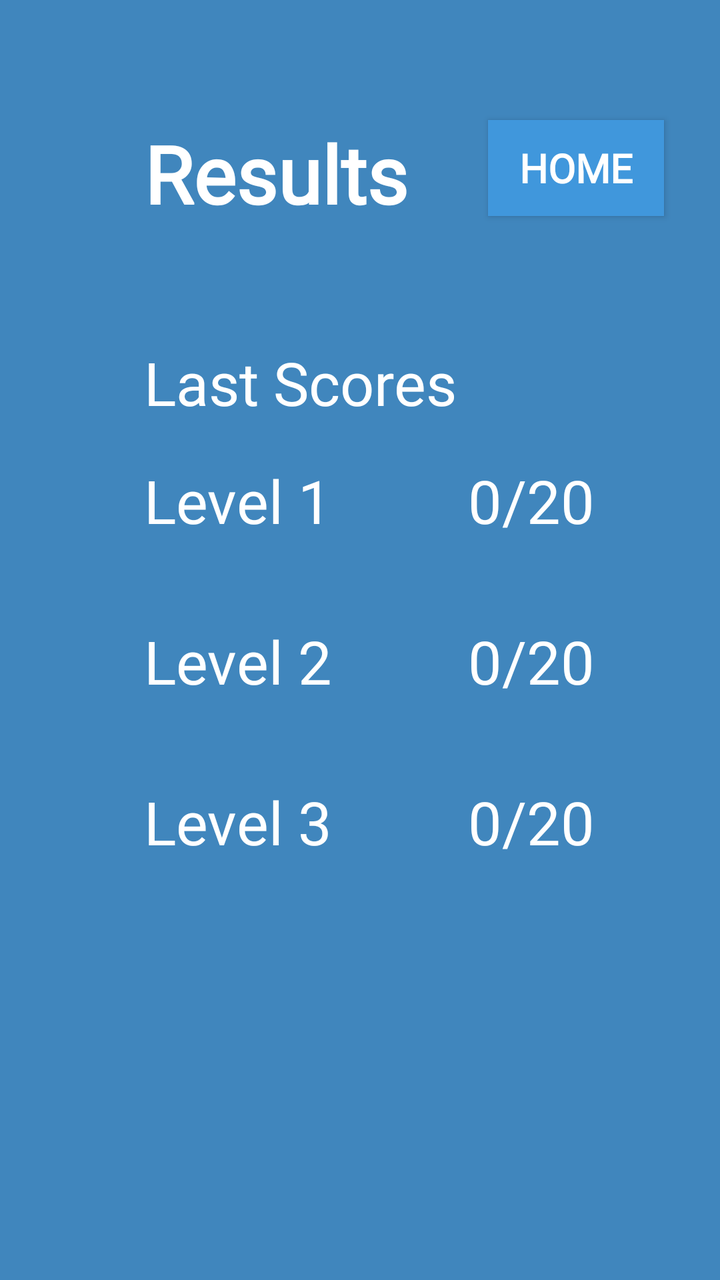
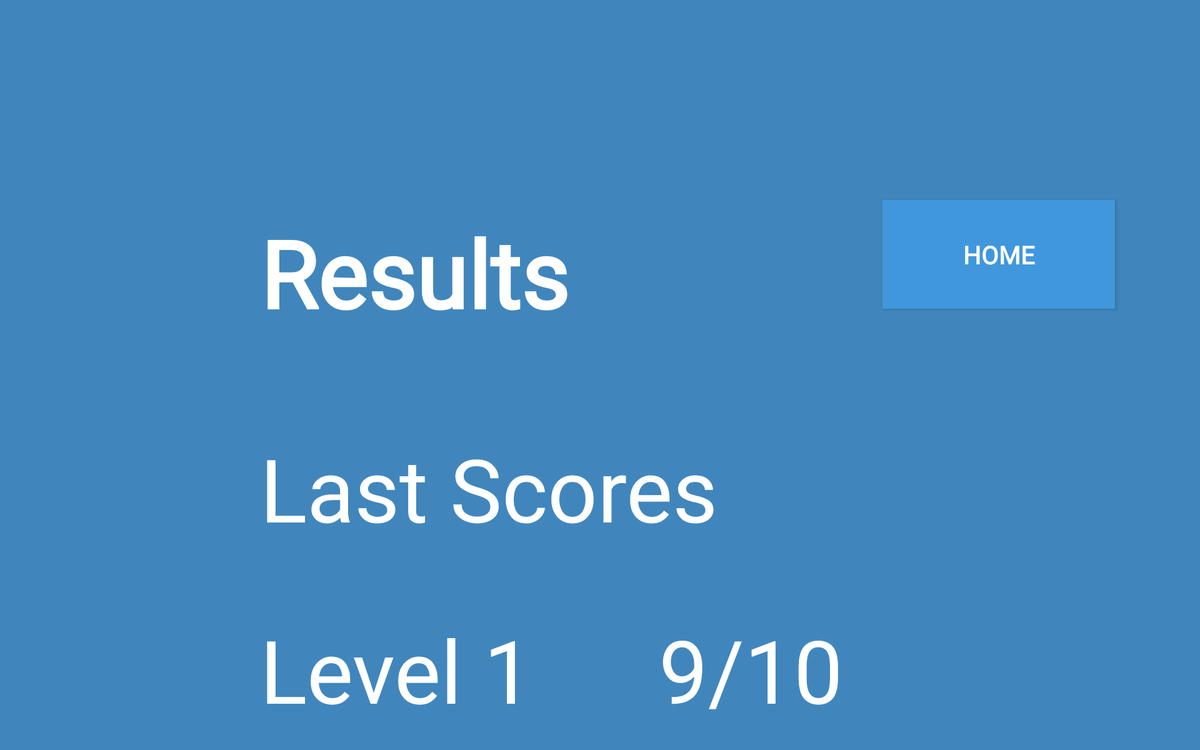

Compare how this app lays out the same screen by default and in its alternative resource folder. The renders come first, then the two layout files and the values they reference.
<!-- AndroidManifest.xml: application theme AppTheme -->
<!-- res/layout/activity_achievement_screen.xml -->
<?xml version="1.0" encoding="utf-8"?>
<androidx.constraintlayout.widget.ConstraintLayout xmlns:android="http://schemas.android.com/apk/res/android"
    xmlns:app="http://schemas.android.com/apk/res-auto"
    xmlns:tools="http://schemas.android.com/tools"
    android:layout_width="match_parent"
    android:layout_height="match_parent"
    android:background="@color/blue"
    tools:context=".AchievementScreen">

    <TextView
        android:id="@+id/p3"
        android:layout_width="wrap_content"
        android:layout_height="wrap_content"
        android:fontFamily="@font/comfortaa"
        android:textColor="#FFFFFF"
        android:textSize="30sp"
        app:layout_constraintStart_toStartOf="@+id/p1"
        app:layout_constraintTop_toTopOf="@+id/g3"
        tools:text="0/20" />

    <TextView
        android:id="@+id/Results"
        android:layout_width="191dp"
        android:layout_height="71dp"
        android:layout_marginStart="72dp"
        android:layout_marginTop="60dp"
        android:fontFamily="@font/comfortaa"
        android:text="Results"
        android:textAppearance="@style/TextAppearance.AppCompat.Body1"
        android:textColor="#FFFFFF"
        android:textSize="40sp"
        android:textStyle="bold"
        app:layout_constraintStart_toStartOf="parent"
        app:layout_constraintTop_toTopOf="parent" />

    <TextView
        android:id="@+id/points"
        android:layout_width="189dp"
        android:layout_height="39dp"
        android:layout_marginTop="40dp"
        android:fontFamily="@font/comfortaa"
        android:text="Last Scores"
        android:textAppearance="@style/TextAppearance.AppCompat.Body2"
        android:textColor="#FFFFFF"
        android:textSize="30sp"
        app:layout_constraintStart_toStartOf="@+id/Results"
        app:layout_constraintTop_toBottomOf="@+id/Results" />

    <TextView
        android:id="@+id/g1"
        android:layout_width="wrap_content"
        android:layout_height="wrap_content"
        android:layout_marginTop="20dp"
        android:fontFamily="@font/comfortaa"
        android:text="Level 1"
        android:textColor="#FFFFFF"
        android:textSize="30sp"
        app:layout_constraintStart_toStartOf="@+id/points"
        app:layout_constraintTop_toBottomOf="@+id/points" />

    <TextView
        android:id="@+id/g2"
        android:layout_width="wrap_content"
        android:layout_height="wrap_content"
        android:layout_marginTop="40dp"
        android:fontFamily="@font/comfortaa"
        android:text="Level 2"
        android:textColor="#FFFFFF"
        android:textSize="30sp"
        app:layout_constraintStart_toStartOf="@+id/points"
        app:layout_constraintTop_toBottomOf="@+id/g1" />

    <TextView
        android:id="@+id/g3"
        android:layout_width="wrap_content"
        android:layout_height="wrap_content"
        android:layout_marginTop="40dp"
        android:fontFamily="@font/comfortaa"
        android:text="Level 3"
        android:textColor="#FFFFFF"
        android:textSize="30sp"
        app:layout_constraintStart_toStartOf="@+id/points"
        app:layout_constraintTop_toBottomOf="@+id/g2" />

    <TextView
        android:id="@+id/p1"
        android:layout_width="wrap_content"
        android:layout_height="wrap_content"
        android:layout_marginStart="68dp"
        android:fontFamily="@font/comfortaa"
        android:text="0/20"
        android:textColor="#FFFFFF"
        android:textSize="30sp"
        app:layout_constraintStart_toEndOf="@+id/g1"
        app:layout_constraintTop_toTopOf="@+id/g1" />

    <TextView
        android:id="@+id/p2"
        android:layout_width="wrap_content"
        android:layout_height="wrap_content"
        android:fontFamily="@font/comfortaa"
        android:text="0/20"
        android:textColor="#FFFFFF"
        android:textSize="30sp"
        app:layout_constraintStart_toStartOf="@+id/p1"
        app:layout_constraintTop_toTopOf="@+id/g2" />

    <Button
        android:id="@+id/back"
        android:layout_width="wrap_content"
        android:layout_height="wrap_content"
        android:layout_marginTop="60dp"
        android:layout_marginEnd="28dp"
        android:background="#4097DC"
        android:fontFamily="@font/comfortaa"
        android:text="Home"
        android:textColor="#FFFFFF"
        android:textSize="20sp"
        android:textStyle="bold"

        app:layout_constraintEnd_toEndOf="parent"
        app:layout_constraintTop_toTopOf="parent" />

</androidx.constraintlayout.widget.ConstraintLayout>
<!-- resources referenced by this layout -->
<resources>
  <color name="blue">#4086BD</color>
  <style name="AppTheme" parent="Theme.AppCompat.Light.NoActionBar">
          
          <item name="colorPrimary">@color/blue</item>
          <item name="colorPrimaryDark">@color/blue</item>
          <item name="colorAccent">@color/blue</item>
      </style>
</resources>
<!-- res/layout-w900dp/activity_achievement_screen.xml (the repository's variant of the layout above) -->
<!-- drawn on a 7-inch tablet turned sideways -->
<?xml version="1.0" encoding="utf-8"?>
<androidx.constraintlayout.widget.ConstraintLayout xmlns:android="http://schemas.android.com/apk/res/android"
    xmlns:app="http://schemas.android.com/apk/res-auto"
    xmlns:tools="http://schemas.android.com/tools"
    android:layout_width="match_parent"
    android:layout_height="match_parent"
    android:background="@color/blue"
    tools:context=".AchievementScreen">

    <TextView
        android:id="@+id/Results"
        android:layout_width="wrap_content"
        android:layout_height="wrap_content"
        android:layout_marginStart="208dp"
        android:layout_marginTop="168dp"
        android:fontFamily="@font/comfortaa"
        android:text="Results"
        android:textAppearance="@style/TextAppearance.AppCompat.Body1"
        android:textColor="#FFFFFF"
        android:textSize="75sp"
        android:textStyle="bold"
        app:layout_constraintStart_toStartOf="parent"
        app:layout_constraintTop_toTopOf="parent" />

    <TextView
        android:id="@+id/points"
        android:layout_width="wrap_content"
        android:layout_height="wrap_content"
        android:layout_marginTop="76dp"
        android:fontFamily="@font/comfortaa"
        android:text="Last Scores"
        android:textAppearance="@style/TextAppearance.AppCompat.Body2"
        android:textColor="#FFFFFF"
        android:textSize="70sp"
        app:layout_constraintStart_toStartOf="@+id/Results"
        app:layout_constraintTop_toBottomOf="@+id/Results" />

    <TextView
        android:id="@+id/g1"
        android:layout_width="wrap_content"
        android:layout_height="wrap_content"
        android:layout_marginTop="52dp"
        android:fontFamily="@font/comfortaa"
        android:text="Level 1"
        android:textColor="#FFFFFF"
        android:textSize="70sp"
        app:layout_constraintStart_toStartOf="@+id/points"
        app:layout_constraintTop_toBottomOf="@+id/points" />

    <TextView
        android:id="@+id/g2"
        android:layout_width="wrap_content"
        android:layout_height="wrap_content"
        android:layout_marginTop="40dp"
        android:fontFamily="@font/comfortaa"
        android:text="Level 2"
        android:textColor="#FFFFFF"
        android:textSize="70sp"
        app:layout_constraintStart_toStartOf="@+id/points"
        app:layout_constraintTop_toBottomOf="@+id/g1" />

    <TextView
        android:id="@+id/g3"
        android:layout_width="wrap_content"
        android:layout_height="wrap_content"
        android:layout_marginTop="40dp"
        android:fontFamily="@font/comfortaa"
        android:text="Level 3"
        android:textColor="#FFFFFF"
        android:textSize="70sp"
        app:layout_constraintStart_toStartOf="@+id/points"
        app:layout_constraintTop_toBottomOf="@+id/g2" />

    <TextView
        android:id="@+id/p2"
        android:layout_width="wrap_content"
        android:layout_height="wrap_content"
        android:fontFamily="@font/comfortaa"
        android:text="3/10"
        android:textColor="#FFFFFF"
        android:textSize="70sp"
        app:layout_constraintStart_toStartOf="@+id/p1"
        app:layout_constraintTop_toTopOf="@+id/g2" />

    <TextView
        android:id="@+id/p1"
        android:layout_width="wrap_content"
        android:layout_height="wrap_content"
        android:layout_marginStart="100dp"
        android:fontFamily="@font/comfortaa"
        android:text="9/10"
        android:textColor="#FFFFFF"
        android:textSize="70sp"
        app:layout_constraintStart_toEndOf="@+id/g1"
        app:layout_constraintTop_toTopOf="@+id/g1" />

    <TextView
        android:id="@+id/p3"
        android:layout_width="wrap_content"
        android:layout_height="wrap_content"
        android:fontFamily="@font/comfortaa"
        android:textColor="#FFFFFF"
        android:textSize="70sp"
        app:layout_constraintStart_toStartOf="@+id/p1"
        app:layout_constraintTop_toTopOf="@+id/g3"
        tools:text="5/10" />

    <Button
        android:id="@+id/back"
        android:layout_width="186dp"
        android:layout_height="87dp"
        android:layout_marginTop="160dp"
        android:layout_marginEnd="68dp"
        android:background="#4097DC"
        android:fontFamily="@font/comfortaa"
        android:text="Home"
        android:textColor="#FFFFFF"
        android:textSize="20sp"
        android:textStyle="bold"
        app:layout_constraintEnd_toEndOf="parent"
        app:layout_constraintTop_toTopOf="parent" />

</androidx.constraintlayout.widget.ConstraintLayout>
